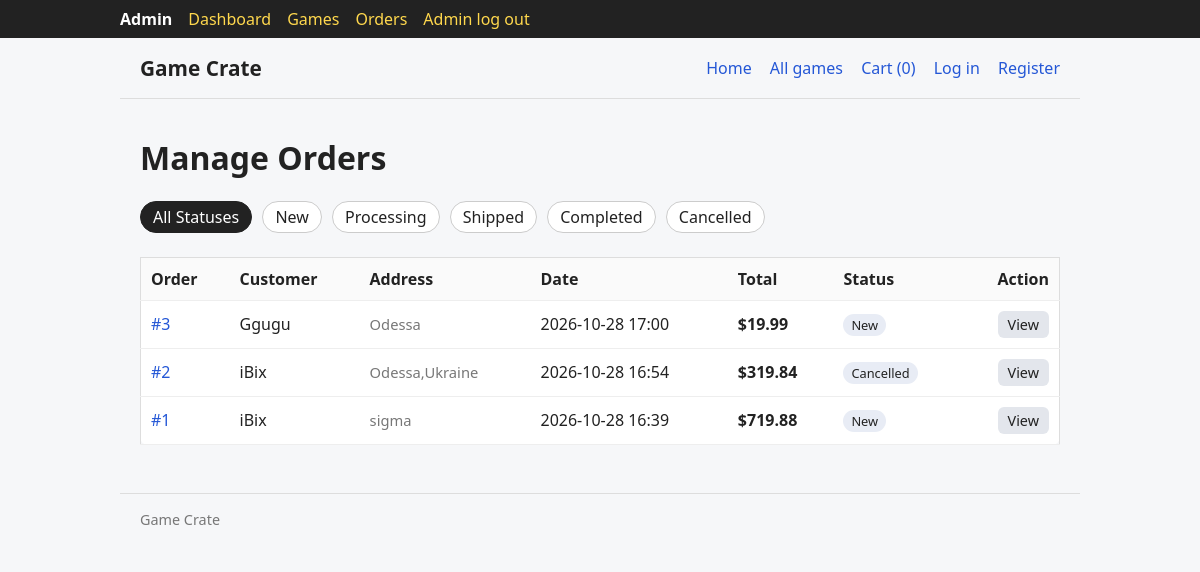
The page /admin/167623/orders on the database its author committed.
### database.py (models this page shows)
class Base(DeclarativeBase):
    pass

class Order(Base):
    __tablename__ = "orders"
    id: Mapped[int] = mapped_column(primary_key=True)
    user_id: Mapped[int] = mapped_column(ForeignKey("users.id"))
    full_name: Mapped[str] = mapped_column(String(100))
    address: Mapped[str] = mapped_column(String(255))
    total: Mapped[float] = mapped_column(Float, default=0.0)
    status: Mapped[str] = mapped_column(String(20), default="New")
    created_at: Mapped[datetime] = mapped_column(DateTime, default=lambda: datetime.now(timezone.utc))
    items: Mapped[list["OrderItem"]] = relationship(back_populates="order", cascade="all, delete-orphan")
    user: Mapped["User"] = relationship()

### main.py (the view)
@admin.route("/orders")
def orders():
    status = request.args.get("status") or None
    if status not in db.ORDER_STATUSES:
        status = None
    return render_template("admin/orders.html", orders=db.get_all_orders(status),
                           statuses=db.ORDER_STATUSES, active_status=status)

### database.py (called while the page is built)
def get_all_orders(status: str | None = None):
    with SessionLocal() as db:
        query = (select(Order).order_by(Order.id.desc())
                 .options(selectinload(Order.items), selectinload(Order.user)))
        if status:
            query = query.where(Order.status == status)
        return list(db.scalars(query))

### main.py (called while the page is built)
@app.context_processor
def inject_globals():
    user_id = session.get("user_id")
    return {
        "current_user": db.get_user_by_id(user_id) if user_id else None,
        "cart_count": sum(get_cart().values()),
        "is_admin": bool(session.get("is_admin")),
    }

def get_cart():
    raw = session.get("cart", {})
    cart = {}
    for key, value in raw.items():
        try:
            cart[int(key)] = int(value)
        except (TypeError, ValueError):
            continue
    return cart

@admin.before_request
def unlock_admin():
    session["is_admin"] = True

### templates/admin/orders.html (shortened to what this page needs)
{% extends "base.html" %}
{% block content %}
<h1>Manage Orders</h1>
<div class="filters" style="margin-top: 16px;">
  <a href="{{ url_for('admin.orders') }}" class="{% if not active_status %}active{% endif %}">All Statuses</a>
  {% for st in statuses %}
    <a href="{{ url_for('admin.orders', status=st) }}" class="{% if active_status == st %}active{% endif %}">{{ st }}</a>
  {% endfor %}
</div>
{% if orders %}
<table style="margin-top: 16px;">
  <thead>
    <tr>
      <th>Order</th>
      <th>Customer</th>
      <th>Address</th>
      <th>Date</th>
      <th>Total</th>
      <th>Status</th>
      <th class="right">Action</th>
    </tr>
  </thead>
  <tbody>
    {% for o in orders %}
    <tr>
      <td><a href="{{ url_for('admin.order_detail', order_id=o.id) }}">#{{ o.id }}</a></td>
      <td>{{ o.full_name }}</td>
      <td class="muted">{{ o.address }}</td>
      <td>{{ o.created_at.strftime('%Y-%m-%d %H:%M') }}</td>
      <td><strong>${{ "%.2f"|format(o.total) }}</strong></td>
      <td><span class="badge">{{ o.status }}</span></td>
      <td class="right">
        <a class="btn small secondary" href="{{ url_for('admin.order_detail', order_id=o.id) }}">View</a>
      </td>
    </tr>
    {% endfor %}
  </tbody>
</table>
{% else %}
<div class="card" style="margin-top: 16px;">No orders found.</div>
{% endif %}
{% endblock %}

### templates/base.html (style rules this page uses)
* { box-sizing: border-box; }
body { font-family: system-ui, sans-serif; margin: 0; color: #222; background: #f6f7f9; }
a { color: #2457d6; text-decoration: none; }
.muted { color: #777; font-size: .92rem; }
.badge { display: inline-block; padding: 2px 8px; border-radius: 999px; background: #e8ecf5; font-size: .8rem; margin-right: 4px; }
.filters a { display: inline-block; margin: 0 6px 8px 0; padding: 4px 12px; border: 1px solid #ccc; border-radius: 999px; text-decoration: none; background: #fff; color: #222; }
.filters a.active { background: #222; color: #fff; border-color: #222; }
button, .btn { display: inline-block; margin-top: 14px; padding: 8px 16px; border: 0; border-radius: 6px; background: #2457d6; color: #fff; font: inherit; cursor: pointer; text-decoration: none; }
button.secondary, .btn.secondary { background: #e3e6ec; color: #222; }
button.small, .btn.small { margin-top: 0; padding: 4px 10px; font-size: .9rem; }
table { width: 100%; border-collapse: collapse; background: #fff; border: 1px solid #ddd; border-radius: 8px; }
th, td { text-align: left; padding: 10px; border-bottom: 1px solid #eee; vertical-align: middle; }
th { background: #fafafa; }
.right { text-align: right; }

### rows shown on the page
Order: id "3", full_name "Ggugu", address "Odessa", created_at "2026-10-28 17:00", total "19.99", status "New"
Order: id "2", full_name "iBix", address "Odessa,Ukraine", created_at "2026-10-28 16:54", total "319.84", status "Cancelled"
Order: id "1", full_name "iBix", address "sigma", created_at "2026-10-28 16:39", total "719.88", status "New"

### other values the page prints
{{ cart_count }} "0"
{{ st }} "New" "Processing" "Shipped" "Completed" "Cancelled"
